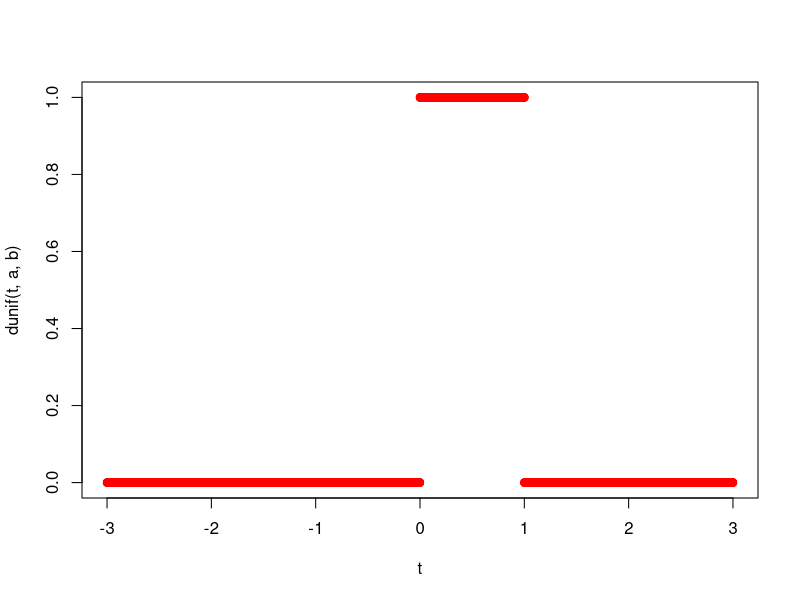
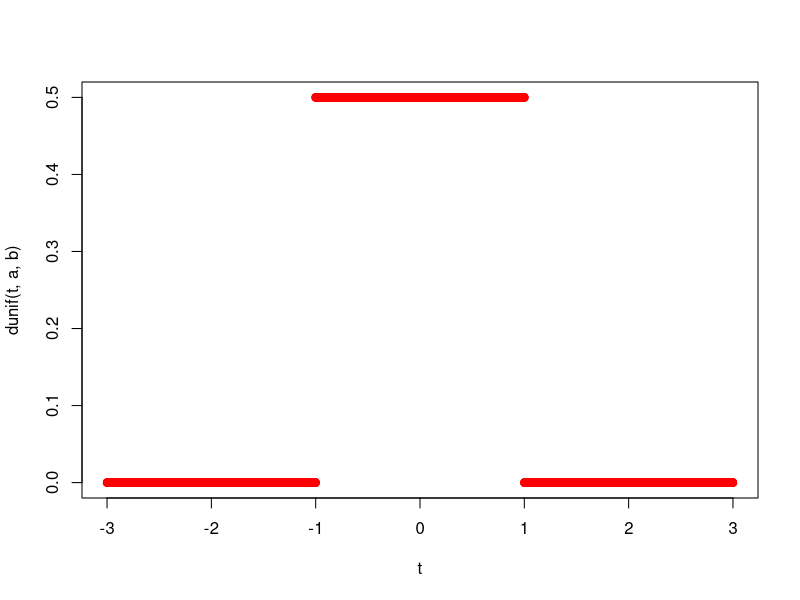
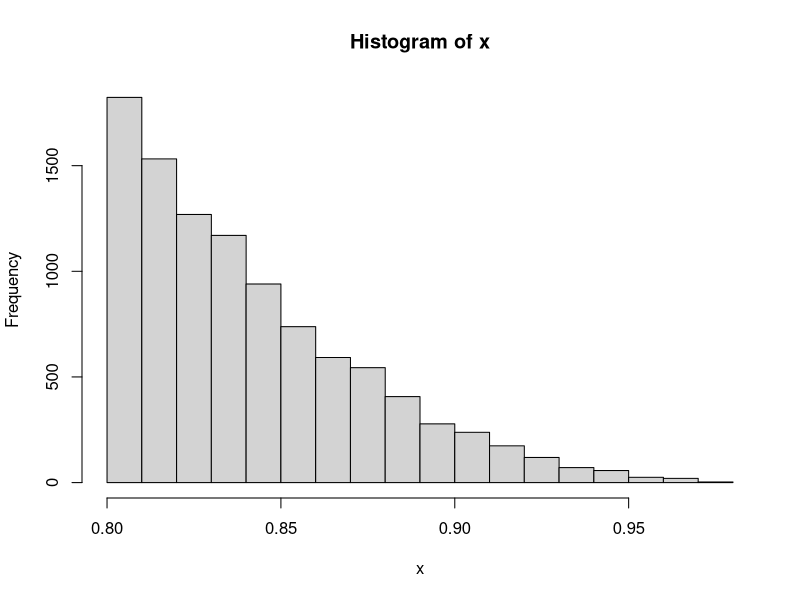
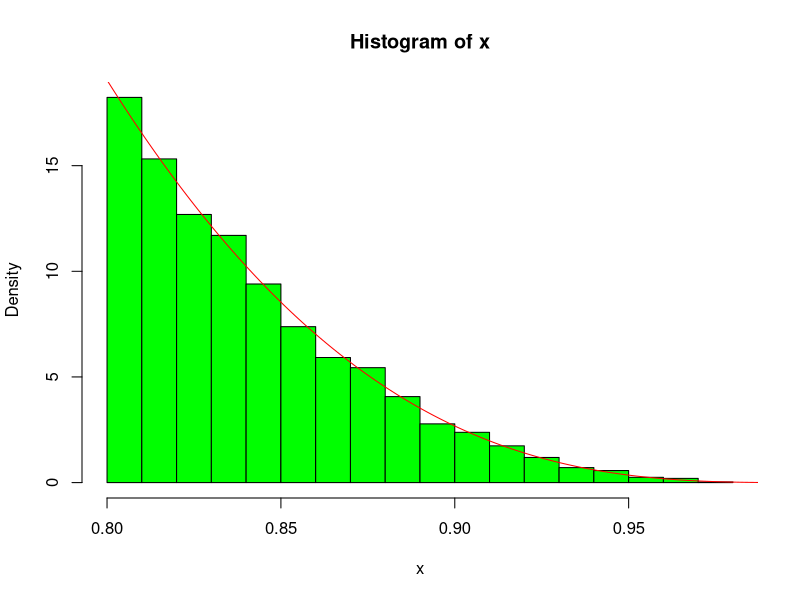

The R source for these figures, in order:
#Lucru cu metoda respingerii
#Repartitia uniforma
#Reamintim repartitia uniforma pe (a,b)
#f(x)=1/(b-a), x in intervalul (a,b)
a <- 0
b <- 1
t <- seq(-3,3,0.001)
plot(t,dunif(t,a,b),col="red")
a <- -1
b <- 1
plot(t,dunif(t,a,b),col="red")

#Aplicam metoda respingerii pentru exemplul din Lab6-312
#Scrieti o functie care genereaza o valoare din repartitia de mai sus
f_respingere <-function()
{
  #folosim variabila booleana ok ca "variabila semafor" pentru iesirea din bucla
  ok <- F
  #k este contorul pentru nr de iteratii necesare pentru generarea lui x
  k <- 0
  while(ok==F)
  {
    y <- runif(1,0.8,1)
    u <- runif(1)
    if(u<=125*y*(1-y)^3) {
                          x <- y
                          ok <- T
                          }
    k <- k+1
  }
  
  return(c(x,k))
}
f_respingere()

#Sa scrie o functie care genereaza n valori din repartitia de mai sus

f_respingere_n <- function(n)
{ 
  x <- c()
  k <- c()
  for(i in 1:n) {
                 a <- f_respingere()
                 x <- c(x,a[1])
                 k <- c(k,a[2])
                 }
  #vom concatena cu functia rbind()
  return(rbind(x,k))
}
m <- f_respingere_n(10^4)
m[,1:5]
x <- m[1,]
k <- m[2,]
medie_incercari <- sum(k)/10^4
hist(x)

#Sa se scrie o functie care se comporta ca densitatea de mai sus
f1 <- function(x)
{
  10^6/336*x*(1-x)^3
}
t <- seq(0.8,1,0.001)
hist(x,freq=F,col="green")
lines(t,f1(t),col="red")

#TEMA: Rescrieti functia de mai sus astfel incat sa nu se mai bazeze pe apelul 
#functiei f_respingere